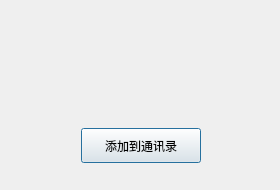
<?xml version="1.0" encoding="UTF-8"?>
<ui version="4.0">
 <class>FindSuccessDlg</class>
 <widget class="QDialog" name="FindSuccessDlg">
  <property name="geometry">
   <rect>
    <x>0</x>
    <y>0</y>
    <width>280</width>
    <height>190</height>
   </rect>
  </property>
  <property name="minimumSize">
   <size>
    <width>280</width>
    <height>190</height>
   </size>
  </property>
  <property name="maximumSize">
   <size>
    <width>280</width>
    <height>190</height>
   </size>
  </property>
  <property name="windowTitle">
   <string>Dialog</string>
  </property>
  <layout class="QVBoxLayout" name="verticalLayout">
   <item>
    <widget class="QWidget" name="widget" native="true">
     <layout class="QHBoxLayout" name="horizontalLayout">
      <item>
       <widget class="QLabel" name="head_lb">
        <property name="minimumSize">
         <size>
          <width>50</width>
          <height>50</height>
         </size>
        </property>
        <property name="maximumSize">
         <size>
          <width>50</width>
          <height>50</height>
         </size>
        </property>
        <property name="text">
         <string/>
        </property>
       </widget>
      </item>
      <item>
       <widget class="QLabel" name="name_lb">
        <property name="text">
         <string/>
        </property>
       </widget>
      </item>
      <item>
       <spacer name="horizontalSpacer">
        <property name="orientation">
         <enum>Qt::Orientation::Horizontal</enum>
        </property>
        <property name="sizeHint" stdset="0">
         <size>
          <width>169</width>
          <height>20</height>
         </size>
        </property>
       </spacer>
      </item>
     </layout>
    </widget>
   </item>
   <item>
    <widget class="QWidget" name="widget_2" native="true">
     <widget class="ClickedBtn" name="add_friend_btn">
      <property name="geometry">
       <rect>
        <x>70</x>
        <y>30</y>
        <width>120</width>
        <height>35</height>
       </rect>
      </property>
      <property name="minimumSize">
       <size>
        <width>120</width>
        <height>35</height>
       </size>
      </property>
      <property name="maximumSize">
       <size>
        <width>120</width>
        <height>35</height>
       </size>
      </property>
      <property name="text">
       <string>添加到通讯录</string>
      </property>
     </widget>
    </widget>
   </item>
  </layout>
 </widget>
 <customwidgets>
  <customwidget>
   <class>ClickedBtn</class>
   <extends>QPushButton</extends>
   <header location="global">clickedbtn.h</header>
  </customwidget>
 </customwidgets>
 <resources/>
 <connections/>
</ui>
